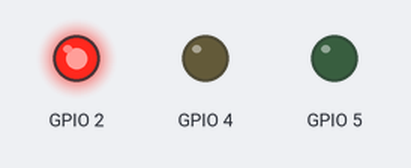
Bench run of a sketch on a simulated ESP32. On the bench: output pins drawn as LEDs (lit = HIGH).

Above: at 5.0 s.
At 10.7 s:
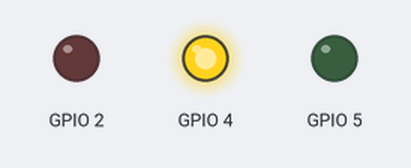
At 16.5 s:
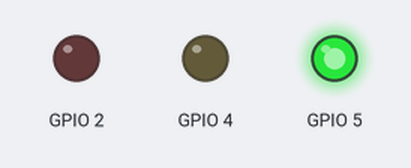
Timing chart, 0 to 28.0 s (numbered marks = the images above):
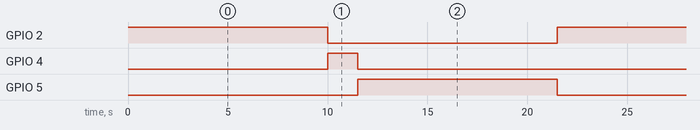

The sketch:

sketch.ino
```cpp
void setup() {
  pinMode(2, OUTPUT);
  pinMode(4, OUTPUT);
  pinMode(5, OUTPUT);
}

void loop() {
  digitalWrite(2, HIGH);
  delay(10000);
  digitalWrite(2, LOW);

  digitalWrite(4, HIGH);
  delay(1500);
  digitalWrite(4, LOW);

  digitalWrite(5, HIGH);
  delay(10000);
  digitalWrite(5, LOW);
}
```

Measured:
- by itself, GPIO 2, GPIO 5: alternates HIGH for 10.0 s and LOW for 11.5 s
- by itself, GPIO 4: alternates HIGH for 1.5 s and LOW for 20.0 s
- by itself, everything shown: repeats every 21.5 s, in 4 steps
